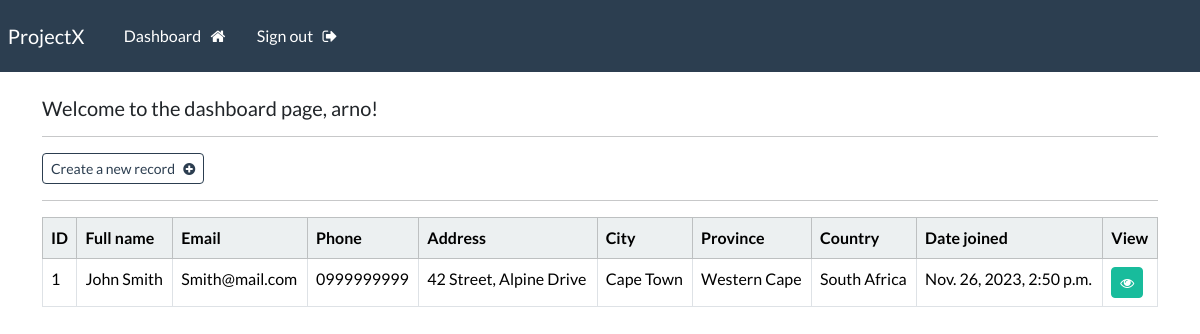
The page /dashboard (signed in) on the database its author committed.
### webapp/models.py (models this page shows, shortened)
class Record(models.Model):
  creation_date = models.DateTimeField(auto_now_add=True)
  first_name = models.CharField(max_length=100)
  last_name = models.CharField(max_length=100)
  email = models.CharField(max_length=255)
  phone = models.CharField(max_length=20)
  address = models.CharField(max_length=300)
  city = models.CharField(max_length=255)
  province = models. CharField(max_length=200)
  country = models.CharField(max_length=125)

### webapp/views.py (the view)
# urls.py: path('dashboard', views.dashboard, name="dashboard"),
@login_required(login_url='my-login')
def dashboard(request):
   my_records = Record.objects.all()
   context = {'records': my_records}
   return render(request, 'webapp/dashboard.html', context=context)

### webapp/templates/webapp/dashboard.html
{% extends 'webapp/base.html' %}
{% block content %}
    <h5> Welcome to the dashboard page, {{ user }}! </h5>
    <hr>
    <a class="btn btn-outline-primary btn-sm" href="{% url 'create-record' %}">
      Create a new record &nbsp; <i class="fa fa-plus-circle" aria-hidden="true"></i>
    </a>
    <hr>
    <table class="table table-hover table-bordered">
      <thead class="table-light">
        <tr>
          <th scope="col"> ID </th>
          <th scope="col"> Full name </th>
          <th scope="col"> Email </th>
          <th scope="col"> Phone </th>
          <th scope="col"> Address </th>
          <th scope="col"> City </th>
          <th scope="col"> Province </th>
          <th scope="col"> Country </th>
          <th scope="col"> Date joined </th>
          <th scope="col"> View </th>
        </tr>
      </thead>
      <tbody>
      {% if records %}
        {% for record in records %}
        <tr>
          <td> {{ record.id }} </td>
          <td> {{ record.first_name }} {{ record.last_name }} </td>
          <td> {{ record.email }} </td>
          <td> {{ record.phone }} </td>
          <td> {{ record.address }} </td>
          <td> {{ record.city }} </td>
          <td> {{ record.province }} </td>
          <td> {{ record.country }} </td>
          <td> {{ record.creation_date }} </td>
          <td> <a class="btn btn-success btn-sm" href="{% url 'record' record.id %}"> <i class="fa fa-eye" aria-hidden="true"></i>
          </a> </td>
        </tr>
        {% endfor %}
      {% endif %}
      </tbody>
    </table>
{% endblock %}

### webapp/templates/webapp/base.html (shortened to what this page needs)
{% load static %}
<!DOCTYPE html>
<html>
  <head>
    <link rel="stylesheet" type="text/css" href="https://bootswatch.com/5/flatly/bootstrap.min.css">
    <link rel="stylesheet" type="text/css" href="{% static 'css/styles.css' %}">
    <link rel="stylesheet" href="https://cdnjs.cloudflare.com/ajax/libs/font-awesome/4.7.0/css/font-awesome.min.css">
  </head>
  <body>
    {% include 'webapp/navbar.html' %}
    <div class="container">
      <br>
      {% block content %}
      {% endblock %}
    </div>
  </body>
</html>

### webapp/templates/webapp/navbar.html (shortened to what this page needs)
<nav class="navbar navbar-expand-lg navbar-dark bg-primary justify-content-center">
  <a class="navbar-brand main-heading" href="{% url '' %}">
    &nbsp; ProjectX
  </a>
    <div class="collapse navbar-collapse text-center" id="navbarNavDropdown">
      <ul class="navbar-nav mr-auto">
        {% if user.is_authenticated %}
          <li class="nav-item">
            <a class="nav-link" href="{% url 'dashboard' %}">Dashboard &nbsp; <i class="fa fa-home" aria-hidden="true"></i> </a>
          </li>
          <li class="nav-item">
            <a class="nav-link" href="{% url 'user-logout' %}">Sign out &nbsp; <i class="fa fa-sign-out" aria-hidden="true"></i> </a>
          </li>
      </ul>
      {% endif %}
    </div>
</nav>

### rows shown on the page
Record: id "1", first_name "John", last_name "Smith", email "Smith@mail.com", phone "0999999999", address "42 Street, Alpine Drive", city "Cape Town", province "Western Cape", country "South Africa", creation_date "Nov. 26, 2023, 2:50 p.m."

### other values the page prints
{{ user }} "arno"
